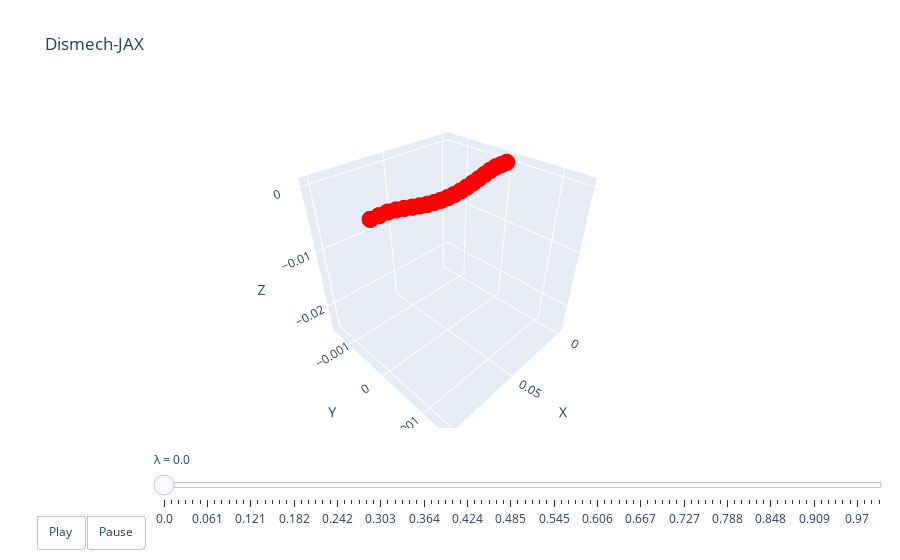

Notebook code cell kept with this figure:
### Code cell
lambdas = jnp.linspace(0, 1.0, 100)
xf_star = sim.sim(lambdas, xf0, theta, aux, state, nsteps=10)
xb_star = jax.vmap(fixed_0, (0, None))(lambdas, aux)
qs = jax.vmap(get_q, (0, 0, None))(xf_star, xb_star, aux)
dismech.animate(lambdas, qs, top)

### Figure 1 — Plotly figure (JSON) as saved in the notebook; plotly's stock layout.template omitted (floating-point values rounded to 4 significant figures)
{"data": [{"line": {"color": "black", "width": 4}, "marker": {"color": "red", "size": 6}, "mode": "lines+markers", "name": "edges", "type": "scatter3d", "x": [0, 0.005, null, 0.005, 0.01, null, 0.01, 0.015, null, 0.015, 0.02, null, 0.02, 0.025, null, 0.025, 0.02999, null, 0.02999, 0.03499, null, 0.03499, 0.03999, null, 0.03999, 0.045, null, 0.045, 0.05, null, 0.05, 0.055, null, 0.055, 0.06001, null, 0.06001, 0.06501, null, 0.06501, 0.07001, null, 0.07001, 0.075, null, 0.075, 0.08, null, 0.08, 0.085, null, 0.085, 0.09, null, 0.09, 0.095, null, 0.095, 0.1, null], "y": [0, 0, null, 0, 0, null, 0, 0, null, 0, 0, null, 0, 0, null, 0, 0, null, 0, 0, null, 0, 0, null, 0, 0, null, 0, 0, null, 0, 0, null, 0, 0, null, 0, 0, null, 0, 0, null, 0, 0, null, 0, 0, null, 0, 0, null, 0, 0, null, 0, 0, null, 0, 0, null], "z": [0, 0, null, 0, 0, null, 0, -0.0001655, null, -0.0001655, -0.0004123, null, -0.0004123, -0.0006842, null, -0.0006842, -0.0009435, null, -0.0009435, -0.001165, null, -0.001165, -0.001334, null, -0.001334, -0.001438, null, -0.001438, -0.001474, null, -0.001474, -0.001438, null, -0.001438, -0.001334, null, -0.001334, -0.001165, null, -0.001165, -0.0009435, null, -0.0009435, -0.0006842, null, -0.0006842, -0.0004123, null, -0.0004123, -0.0001655, null, -0.0001655, 0, null, 0, 0, null, 0, 0, null]}], "layout": {"scene": {"xaxis": {"range": [-0.005, 0.105], "title": {"text": "X"}}, "yaxis": {"range": [-0.001524, 0.001524], "title": {"text": "Y"}}, "zaxis": {"range": [-0.02518, 0.001199], "title": {"text": "Z"}}}, "sliders": [{"currentvalue": {"prefix": "λ = "}, "steps": [{"args": [["0.0"], {"frame": {"duration": 50, "redraw": true}, "mode": "immediate"}], "label": "0.0", "method": "animate"}, {"args": [["0.01"], {"frame": {"duration": 50, "redraw": true}, "mode": "immediate"}], "label": "0.01", "method": "animate"}, {"args": [["0.02"], {"frame": {"duration": 50, "redraw": true}, "mode": "immediate"}], "label": "0.02", "method": "animate"}, {"args": [["0.03"], {"frame": {"duration": 50, "redraw": true}, "mode": "immediate"}], "label": "0.03", "method": "animate"}, {"args": [["0.04"], {"frame": {"duration": 50, "redraw": true}, "mode": "immediate"}], "label": "0.04", "method": "animate"}, {"args": [["0.051"], {"frame": {"duration": 50, "redraw": true}, "mode": "immediate"}], "label": "0.051", "method": "animate"}, {"args": [["0.061"], {"frame": {"duration": 50, "redraw": true}, "mode": "immediate"}], "label": "0.061", "method": "animate"}, {"args": [["0.071"], {"frame": {"duration": 50, "redraw": true}, "mode": "immediate"}], "label": "0.071", "method": "animate"}, {"args": [["0.081"], {"frame": {"duration": 50, "redraw": true}, "mode": "immediate"}], "label": "0.081", "method": "animate"}, {"args": [["0.091"], {"frame": {"duration": 50, "redraw": true}, "mode": "immediate"}], "label": "0.091", "method": "animate"}, {"args": [["0.101"], {"frame": {"duration": 50, "redraw": true}, "mode": "immediate"}], "label": "0.101", "method": "animate"}, {"args": [["0.111"], {"frame": {"duration": 50, "redraw": true}, "mode": "immediate"}], "label": "0.111", "method": "animate"}, {"args": [["0.121"], {"frame": {"duration": 50, "redraw": true}, "mode": "immediate"}], "label": "0.121", "method": "animate"}, {"args": [["0.131"], {"frame": {"duration": 50, "redraw": true}, "mode": "immediate"}], "label": "0.131", "method": "animate"}, {"args": [["0.141"], {"frame": {"duration": 50, "redraw": true}, "mode": "immediate"}], "label": "0.141", "method": "animate"}, {"args": [["0.152"], {"frame": {"duration": 50, "redraw": true}, "mode": "immediate"}], "label": "0.152", "method": "animate"}, {"args": [["0.162"], {"frame": {"duration": 50, "redraw": true}, "mode": "immediate"}], "label": "0.162", "method": "animate"}, {"args": [["0.172"], {"frame": {"duration": 50, "redraw": true}, "mode": "immediate"}], "label": "0.172", "method": "animate"}, {"args": [["0.182"], {"frame": {"duration": 50, "redraw": true}, "mode": "immediate"}], "label": "0.182", "method": "animate"}, {"args": [["0.192"], {"frame": {"duration": 50, "redraw": true}, "mode": "immediate"}], "label": "0.192", "method": "animate"}, {"args": [["0.202"], {"frame": {"duration": 50, "redraw": true}, "mode": "immediate"}], "label": "0.202", "method": "animate"}, {"args": [["0.212"], {"frame": {"duration": 50, "redraw": true}, "mode": "immediate"}], "label": "0.212", "method": "animate"}, {"args": [["0.222"], {"frame": {"duration": 50, "redraw": true}, "mode": "immediate"}], "label": "0.222", "method": "animate"}, {"args": [["0.232"], {"frame": {"duration": 50, "redraw": true}, "mode": "immediate"}], "label": "0.232", "method": "animate"}, {"args": [["0.242"], {"frame": {"duration": 50, "redraw": true}, "mode": "immediate"}], "label": "0.242", "method": "animate"}, {"args": [["0.253"], {"frame": {"duration": 50, "redraw": true}, "mode": "immediate"}], "label": "0.253", "method": "animate"}, {"args": [["0.263"], {"frame": {"duration": 50, "redraw": true}, "mode": "immediate"}], "label": "0.263", "method": "animate"}, {"args": [["0.273"], {"frame": {"duration": 50, "redraw": true}, "mode": "immediate"}], "label": "0.273", "method": "animate"}, {"args": [["0.283"], {"frame": {"duration": 50, "redraw": true}, "mode": "immediate"}], "label": "0.283", "method": "animate"}, {"args": [["0.293"], {"frame": {"duration": 50, "redraw": true}, "mode": "immediate"}], "label": "0.293", "method": "animate"}, {"args": [["0.303"], {"frame": {"duration": 50, "redraw": true}, "mode": "immediate"}], "label": "0.303", "method": "animate"}, {"args": [["0.313"], {"frame": {"duration": 50, "redraw": true}, "mode": "immediate"}], "label": "0.313", "method": "animate"}, {"args": [["0.323"], {"frame": {"duration": 50, "redraw": true}, "mode": "immediate"}], "label": "0.323", "method": "animate"}, {"args": [["0.333"], {"frame": {"duration": 50, "redraw": true}, "mode": "immediate"}], "label": "0.333", "method": "animate"}, {"args": [["0.343"], {"frame": {"duration": 50, "redraw": true}, "mode": "immediate"}], "label": "0.343", "method": "animate"}, {"args": [["0.354"], {"frame": {"duration": 50, "redraw": true}, "mode": "immediate"}], "label": "0.354", "method": "animate"}, {"args": [["0.364"], {"frame": {"duration": 50, "redraw": true}, "mode": "immediate"}], "label": "0.364", "method": "animate"}, {"args": [["0.374"], {"frame": {"duration": 50, "redraw": true}, "mode": "immediate"}], "label": "0.374", "method": "animate"}, {"args": [["0.384"], {"frame": {"duration": 50, "redraw": true}, "mode": "immediate"}], "label": "0.384", "method": "animate"}, {"args": [["0.394"], {"frame": {"duration": 50, "redraw": true}, "mode": "immediate"}], "label": "0.394", "method": "animate"}, {"args": [["0.404"], {"frame": {"duration": 50, "redraw": true}, "mode": "immediate"}], "label": "0.404", "method": "animate"}, {"args": [["0.414"], {"frame": {"duration": 50, "redraw": true}, "mode": "immediate"}], "label": "0.414", "method": "animate"}, {"args": [["0.424"], {"frame": {"duration": 50, "redraw": true}, "mode": "immediate"}], "label": "0.424", "method": "animate"}, {"args": [["0.434"], {"frame": {"duration": 50, "redraw": true}, "mode": "immediate"}], "label": "0.434", "method": "animate"}, {"args": [["0.444"], {"frame": {"duration": 50, "redraw": true}, "mode": "immediate"}], "label": "0.444", "method": "animate"}, {"args": [["0.455"], {"frame": {"duration": 50, "redraw": true}, "mode": "immediate"}], "label": "0.455", "method": "animate"}, {"args": [["0.465"], {"frame": {"duration": 50, "redraw": true}, "mode": "immediate"}], "label": "0.465", "method": "animate"}, {"args": [["0.475"], {"frame": {"duration": 50, "redraw": true}, "mode": "immediate"}], "label": "0.475", "method": "animate"}, {"args": [["0.485"], {"frame": {"duration": 50, "redraw": true}, "mode": "immediate"}], "label": "0.485", "method": "animate"}, {"args": [["0.495"], {"frame": {"duration": 50, "redraw": true}, "mode": "immediate"}], "label": "0.495", "method": "animate"}, {"args": [["0.505"], {"frame": {"duration": 50, "redraw": true}, "mode": "immediate"}], "label": "0.505", "method": "animate"}, {"args": [["0.515"], {"frame": {"duration": 50, "redraw": true}, "mode": "immediate"}], "label": "0.515", "method": "animate"}, {"args": [["0.525"], {"frame": {"duration": 50, "redraw": true}, "mode": "immediate"}], "label": "0.525", "method": "animate"}, {"args": [["0.535"], {"frame": {"duration": 50, "redraw": true}, "mode": "immediate"}], "label": "0.535", "method": "animate"}, {"args": [["0.545"], {"frame": {"duration": 50, "redraw": true}, "mode": "immediate"}], "label": "0.545", "method": "animate"}, {"args": [["0.556"], {"frame": {"duration": 50, "redraw": true}, "mode": "immediate"}], "label": "0.556", "method": "animate"}, {"args": [["0.566"], {"frame": {"duration": 50, "redraw": true}, "mode": "immediate"}], "label": "0.566", "method": "animate"}, {"args": [["0.576"], {"frame": {"duration": 50, "redraw": true}, "mode": "immediate"}], "label": "0.576", "method": "animate"}, {"args": [["0.586"], {"frame": {"duration": 50, "redraw": true}, "mode": "immediate"}], "label": "0.586", "method": "animate"}, {"args": [["0.596"], {"frame": {"duration": 50, "redraw": true}, "mode": "immediate"}], "label": "0.596", "method": "animate"}, {"args": [["0.606"], {"frame": {"duration": 50, "redraw": true}, "mode": "immediate"}], "label": "0.606", "method": "animate"}, {"args": [["0.616"], {"frame": {"duration": 50, "redraw": true}, "mode": "immediate"}], "label": "0.616", "method": "animate"}, {"args": [["0.626"], {"frame": {"duration": 50, "redraw": true}, "mode": "immediate"}], "label": "0.626", "method": "animate"}, {"args": [["0.636"], {"frame": {"duration": 50, "redraw": true}, "mode": "immediate"}], "label": "0.636", "method": "animate"}, {"args": [["0.646"], {"frame": {"duration": 50, "redraw": true}, "mode": "immediate"}], "label": "0.646", "method": "animate"}, {"args": [["0.657"], {"frame": {"duration": 50, "redraw": true}, "mode": "immediate"}], "label": "0.657", "method": "animate"}, {"args": [["0.667"], {"frame": {"duration": 50, "redraw": true}, "mode": "immediate"}], "label": "0.667", "method": "animate"}, {"args": [["0.677"], {"frame": {"duration": 50, "redraw": true}, "mode": "immediate"}], "label": "0.677", "method": "animate"}, {"args": [["0.687"], {"frame": {"duration": 50, "redraw": true}, "mode": "immediate"}], "label": "0.687", "method": "animate"}, {"args": [["0.697"], {"frame": {"duration": 50, "redraw": true}, "mode": "immediate"}], "label": "0.697", "method": "animate"}, {"args": [["0.707"], {"frame": {"duration": 50, "redraw": true}, "mode": "immediate"}], "label": "0.707", "method": "animate"}, {"args": [["0.717"], {"frame": {"duration": 50, "redraw": true}, "mode": "immediate"}], "label": "0.717", "method": "animate"}, {"args": [["0.727"], {"frame": {"duration": 50, "redraw": true}, "mode": "immediate"}], "label": "0.727", "method": "animate"}, {"args": [["0.737"], {"frame": {"duration": 50, "redraw": true}, "mode": "immediate"}], "label": "0.737", "method": "animate"}, {"args": [["0.747"], {"frame": {"duration": 50, "redraw": true}, "mode": "immediate"}], "label": "0.747", "method": "animate"}, {"args": [["0.758"], {"frame": {"duration": 50, "redraw": true}, "mode": "immediate"}], "label": "0.758", "method": "animate"}, {"args": [["0.768"], {"frame": {"duration": 50, "redraw": true}, "mode": "immediate"}], "label": "0.768", "method": "animate"}, {"args": [["0.778"], {"frame": {"duration": 50, "redraw": true}, "mode": "immediate"}], "label": "0.778", "method": "animate"}, {"args": [["0.788"], {"frame": {"duration": 50, "redraw": true}, "mode": "immediate"}], "label": "0.788", "method": "animate"}, {"args": [["0.798"], {"frame": {"duration": 50, "redraw": true}, "mode": "immediate"}], "label": "0.798", "method": "animate"}, {"args": [["0.808"], {"frame": {"duration": 50, "redraw": true}, "mode": "immediate"}], "label": "0.808", "method": "animate"}, {"args": [["0.818"], {"frame": {"duration": 50, "redraw": true}, "mode": "immediate"}], "label": "0.818", "method": "animate"}, {"args": [["0.828"], {"frame": {"duration": 50, "redraw": true}, "mode": "immediate"}], "label": "0.828", "method": "animate"}, {"args": [["0.838"], {"frame": {"duration": 50, "redraw": true}, "mode": "immediate"}], "label": "0.838", "method": "animate"}, {"args": [["0.848"], {"frame": {"duration": 50, "redraw": true}, "mode": "immediate"}], "label": "0.848", "method": "animate"}, {"args": [["0.859"], {"frame": {"duration": 50, "redraw": true}, "mode": "immediate"}], "label": "0.859", "method": "animate"}, {"args": [["0.869"], {"frame": {"duration": 50, "redraw": true}, "mode": "immediate"}], "label": "0.869", "method": "animate"}, {"args": [["0.879"], {"frame": {"duration": 50, "redraw": true}, "mode": "immediate"}], "label": "0.879", "method": "animate"}, {"args": [["0.889"], {"frame": {"duration": 50, "redraw": true}, "mode": "immediate"}], "label": "0.889", "method": "animate"}, {"args": [["0.899"], {"frame": {"duration": 50, "redraw": true}, "mode": "immediate"}], "label": "0.899", "method": "animate"}, {"args": [["0.909"], {"frame": {"duration": 50, "redraw": true}, "mode": "immediate"}], "label": "0.909", "method": "animate"}, {"args": [["0.919"], {"frame": {"duration": 50, "redraw": true}, "mode": "immediate"}], "label": "0.919", "method": "animate"}, {"args": [["0.929"], {"frame": {"duration": 50, "redraw": true}, "mode": "immediate"}], "label": "0.929", "method": "animate"}, {"args": [["0.939"], {"frame": {"duration": 50, "redraw": true}, "mode": "immediate"}], "label": "0.939", "method": "animate"}, {"args": [["0.949"], {"frame": {"duration": 50, "redraw": true}, "mode": "immediate"}], "label": "0.949", "method": "animate"}, {"args": [["0.96"], {"frame": {"duration": 50, "redraw": true}, "mode": "immediate"}], "label": "0.96", "method": "animate"}, {"args": [["0.97"], {"frame": {"duration": 50, "redraw": true}, "mode": "immediate"}], "label": "0.97", "method": "animate"}, {"args": [["0.98"], {"frame": {"duration": 50, "redraw": true}, "mode": "immediate"}], "label": "0.98", "method": "animate"}, {"args": [["0.99"], {"frame": {"duration": 50, "redraw": true}, "mode": "immediate"}], "label": "0.99", "method": "animate"}, {"args": [["1.0"], {"frame": {"duration": 50, "redraw": true}, "mode": "immediate"}], "label": "1.0", "method": "animate"}], "transition": {"duration": 0}, "x": 0.1, "y": 0}], "title": {"text": "Dismech-JAX"}, "updatemenus": [{"buttons": [{"args": [null, {"frame": {"duration": 50, "redraw": true}, "fromcurrent": true}], "label": "Play", "method": "animate"}, {"args": [[null], {"frame": {"duration": 0, "redraw": true}, "mode": "immediate"}], "label": "Pause", "method": "animate"}], "direction": "left", "pad": {"r": 10, "t": 87}, "showactive": false, "type": "buttons", "x": 0.1, "xanchor": "right", "y": 0, "yanchor": "top"}]}}
